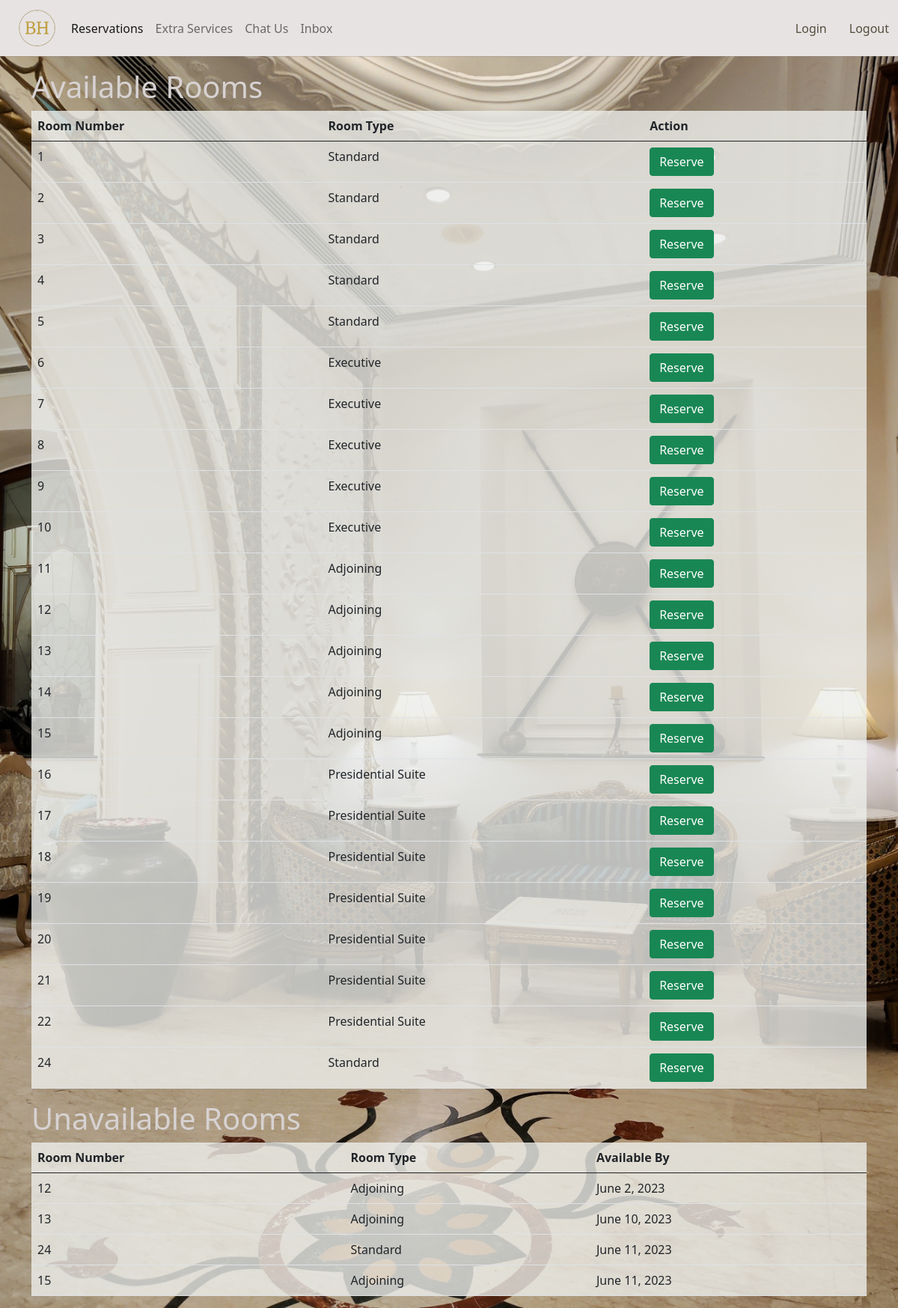
Page /available/ on the committed database.
### hotel_app/models.py (models this page shows, shortened)
class Room(models.Model):
    ROOM_TYPE=(
        ('Standard', 'Standard'),
        ('Executive', 'Executive'),
        ('Adjoining', 'Adjoining'),
        ('Presidential Suite', 'Presidential Suite')
    )
    room_number=models.IntegerField(null=True)
    room_type=models.CharField(max_length=120, null=True, choices=ROOM_TYPE)
    is_available = models.BooleanField(default=True)

class Reservation(models.Model):
    ROOM_TYPE=(
        ('Standard', 'Standard'),
        ('Executive', 'Executive'),
        ('Adjoining', 'Adjoining'),
        ('Presidential Suite', 'Presidential Suite')
    )
    STATUS= (
        ('Booked', 'Booked'),
        ('Cancelled', 'Cancelled')
    )
    name = models.CharField(max_length=100)
    room_number=models.IntegerField(null=True)
    room_type=models.CharField(max_length=120, null= True, choices=ROOM_TYPE)
    check_in = models.DateField()
    check_out = models.DateField()
    user = models.ForeignKey(User, on_delete=models.SET_NULL, null=True)
    status =models.CharField(max_length=120, default='Booked', choices=STATUS)

### hotel_app/views.py (the view, shortened to what this page needs)
# urls.py: path('available/', views.available, name="available"),
def available(request):
    available_rooms = Room.objects.filter(is_available=True)
    reserved_rooms = Reservation.objects.filter(status='Booked')
    context = {
        'available_rooms': available_rooms,
        'reserved_rooms': reserved_rooms
    }
    return render(request, 'hotel/availability.html', context)

### hotel_app/templates/hotel/availability.html (shortened to what this page needs)
{% extends 'hotel/base1.html' %}
{% block content %}
<div class="container">
    <div class="row">
        <div class="col-md-12">
            <h1>Available Rooms</h1>
        </div>
    </div>
    <div class="row">
        <div class="col-md-12">
            <table class="table" style="background-color: rgba(237, 238, 234, 0.8)">
                <thead>
                    <tr>
                        <th>Room Number</th>
                        <th>Room Type</th>
                        <th>Action</th>
                    </tr>
                </thead>
                <tbody>
                    {% for room in available_rooms %}
                    <tr>
                        <td>{{ room.room_number }}</td>
                        <td>{{ room.room_type }}</td>
                        <td>
                            <form action="{% url 'reserve1' %}" method="POST">
                                <button type="submit" class="btn btn-success">Reserve</button>
                            </form>
                        </td>
                    </tr>
                    {% endfor %}
                </tbody>
            </table>
        </div>
    </div>
    <div class="row">
        <div class="col-md-12">
            <h1>Unavailable Rooms</h1>
        </div>
    </div>
    <div class="row">
        <div class="col-md-12">
            <table class="table" style="background-color: rgba(237, 238, 234, 0.8)">
                <thead>
                    <tr>
                        <th>Room Number</th>
                        <th>Room Type</th>
                        <th>Available By</th>
                    </tr>
                </thead>
                <tbody>
                    {% for reservation in reserved_rooms %}
                    <tr>
                        <td>{{ reservation.room_number }}</td>
                        <td>{{ reservation.room_type }}</td>
                        <td>{{ reservation.check_out }}</td>
                    </tr>
                    {% endfor %}
                </tbody>
            </table>
        </div>
    </div>
</div>
{% endblock %}

### hotel_app/templates/hotel/base1.html (shortened to what this page needs)
{% load static %}
<!DOCTYPE html>
<html>
<head>
    <link rel="stylesheet" href="https://cdn.jsdelivr.net/npm/bootstrap@5.0.0-beta3/dist/css/bootstrap.min.css">
    <link rel="stylesheet" href="{% static 'css/style2.css' %}">
</head>
<body background = {% static 'images/img/pexels-vidit-goel-15227142.jpg'%}
>
    <nav class="navbar navbar-expand-lg navbar-light bg-light" >
        <div class="container-fluid">
           <a href="../home"> <div class ="logo">
                <img src="{% static 'images/img/logo.png' %}" >
            </div></a>
            <div class="collapse navbar-collapse" id="navbarNav">
                <ul class="navbar-nav">
                    <li class="nav-item">
                        <a class="nav-link active" aria-current="page" href="../reservation1">Reservations</a>
                    </li>
                    <li class="nav-item">
                        <a class="nav-link" href="../extraservices">Extra Services</a>
                    </li>
                    <li class="nav-item">
                        <a class="nav-link" href="../chat">Chat Us</a>
                    </li>
                    <li class="nav-item">
                        <a class="nav-link" href="../inbox">Inbox</a>
                    </li>
                </ul>
            </div>
            <a href="../login" style="text-decoration: none"><span style="color: rgb(83, 78, 60); margin-left:30px">Login</span></a>
            <a href="{% url 'logout' %}" style="text-decoration: none"><span style="color: rgb(83, 78, 60); margin-left:30px">Logout</span></a>
        </div>
    </nav>
<hr>
   {%block content %}{% endblock %}
</body>
</html>

### hotel_app/static/css/style2.css (style rules this page uses)
nav { height: 75px; }
.container-fluid { height:75px; background-color: rgb(231, 227, 227); }
hr { margin-top: auto; height: 4px; color:rgb(115, 112, 112) }
body { background-color: rgb(247, 243, 243); }
.logo img { height: 75px; width: 75px; }

### hotel_app/templates/hotel/availability.html (style rules this page uses)
body { background-size: cover; background-repeat: no-repeat; background-position: center center; background-attachment: fixed; }
h1 { color: rgb(215, 210, 210); }

### rows in the picture
Room: room_number "1", room_type "Standard"
Room: room_number "2", room_type "Standard"
Room: room_number "3", room_type "Standard"
Room: room_number "4", room_type "Standard"
Room: room_number "5", room_type "Standard"
Room: room_number "6", room_type "Executive"
Room: room_number "7", room_type "Executive"
Room: room_number "8", room_type "Executive"
Room: room_number "9", room_type "Executive"
Room: room_number "10", room_type "Executive"
Room: room_number "11", room_type "Adjoining"
Room: room_number "12", room_type "Adjoining"
Room: room_number "13", room_type "Adjoining"
Room: room_number "14", room_type "Adjoining"
Room: room_number "15", room_type "Adjoining"
Room: room_number "16", room_type "Presidential Suite"
Room: room_number "17", room_type "Presidential Suite"
Room: room_number "18", room_type "Presidential Suite"
Room: room_number "19", room_type "Presidential Suite"
Room: room_number "20", room_type "Presidential Suite"
Room: room_number "21", room_type "Presidential Suite"
Room: room_number "22", room_type "Presidential Suite"
Room: room_number "24", room_type "Standard"
Reservation: room_number "12", room_type "Adjoining", check_out "June 2, 2023"
Reservation: room_number "13", room_type "Adjoining", check_out "June 10, 2023"
Reservation: room_number "24", room_type "Standard", check_out "June 11, 2023"
Reservation: room_number "15", room_type "Adjoining", check_out "June 11, 2023"
